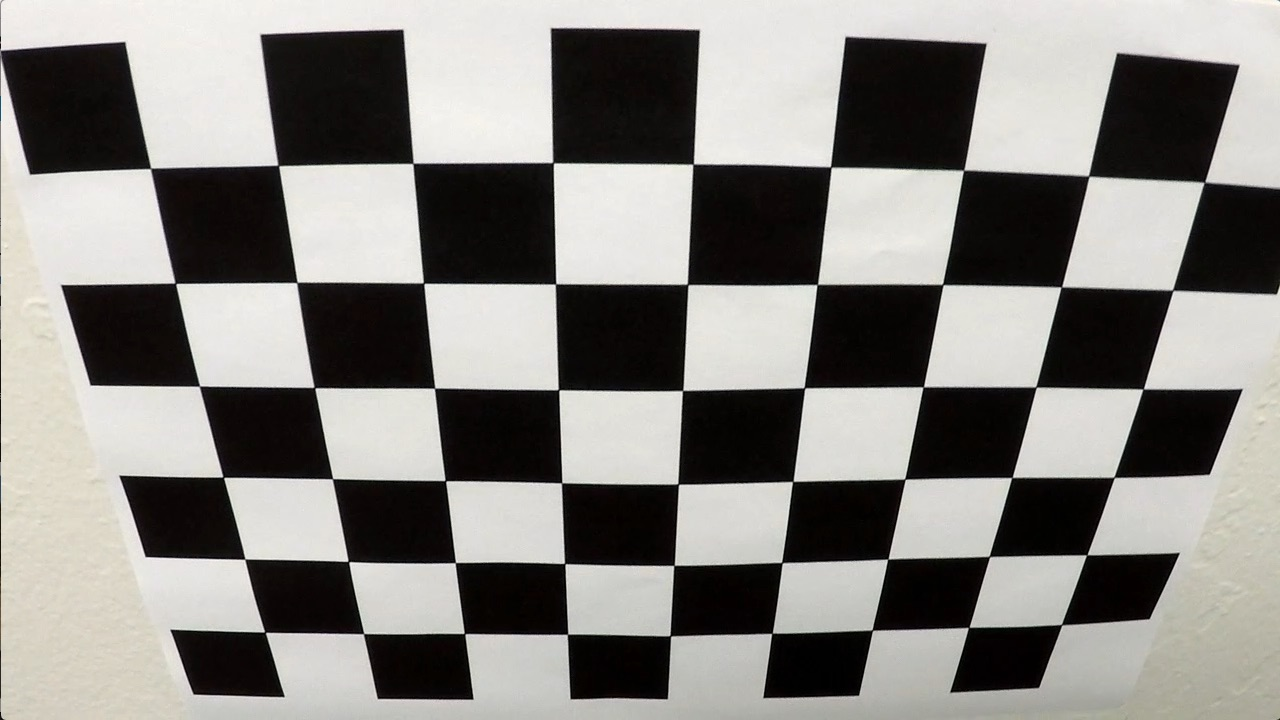
#> input picture camera_cal/test.jpg, 1280 x 720 px
$ python -i image_utils.py   (imports and definitions only)   (older library calls are emulated)
#> lines starting #> are read from the running program, lines starting #| are printed output that depends on the picture; after the words box and inside, x2 and y2 are one past the last pixel; in counts of white or black regions, pixels touching at a corner belong together
import cv2
import numpy as np
import matplotlib.pyplot as plt

# Using the code from the lesson we can define the following functions:

# Absolute thresholding based on the gradient
def abs_sobel_threshold(img, orient='x', thresh= (0, 255)):
    """
    Function that takes in an image and returns a binarized image based on hard
    thresholding of the result of the sobel operator
    """
    # Convert to grayscale
    gray = cv2.cvtColor(img, cv2.COLOR_RGB2GRAY)
    # Apply x or y gradient with the OpenCV Sobel() function
    # and take the absolute value
    if orient == 'x':
        abs_sobel = np.absolute(cv2.Sobel(gray, cv2.CV_64F, 1, 0))
    if orient == 'y':
        abs_sobel = np.absolute(cv2.Sobel(gray, cv2.CV_64F, 0, 1))
    # Rescale back to 8 bit integer
    scaled_sobel = np.uint8(255*abs_sobel/np.max(abs_sobel))
    # Create a copy and apply the threshold
    binary_output = np.zeros_like(scaled_sobel)
    binary_output[(scaled_sobel >= thresh[0]) & (scaled_sobel <= thresh[1])] = 1
    # Return the result
    return binary_output


# Define a function to return the magnitude of the gradient
# for a given sobel kernel size and threshold values
def mag_threshold(img, sobel_kernel=3, thresh=(0, 255)):
    """
    Function that returns a binarized image based on gradient magnitude of the image
    """
    # Convert to grayscale
    gray = cv2.cvtColor(img, cv2.COLOR_RGB2GRAY)
    # Take both Sobel x and y gradients
    sobelx = cv2.Sobel(gray, cv2.CV_64F, 1, 0, ksize=sobel_kernel)
    sobely = cv2.Sobel(gray, cv2.CV_64F, 0, 1, ksize=sobel_kernel)
    # Calculate the gradient magnitude
    gradmag = np.sqrt(sobelx**2 + sobely**2)
    # Rescale to 8 bit
    scale_factor = np.max(gradmag)/255
    gradmag = (gradmag/scale_factor).astype(np.uint8)
    # Create a binary image of ones where threshold is met, zeros otherwise
    binary_output = np.zeros_like(gradmag)
    binary_output[(gradmag >= thresh[0]) & (gradmag <= thresh[1])] = 1
    # Return the binary image
    return binary_output

# Define a function that return a binarized output based on the gradient direction
# threshold
def dir_threshold(img, sobel_kernel=3, thresh=(0, np.pi/2)):
    """
    Function that takes in an image and thresholds and return a gradient directions
    for an image
    """
    # Grayscale
    gray = cv2.cvtColor(img, cv2.COLOR_RGB2GRAY)
    # Calculate the x and y gradients
    sobelx = cv2.Sobel(gray, cv2.CV_64F, 1, 0, ksize=sobel_kernel)
    sobely = cv2.Sobel(gray, cv2.CV_64F, 0, 1, ksize=sobel_kernel)
    # Take the absolute value of the gradient direction,
    # apply a threshold, and create a binary image result
    absgraddir = np.arctan2(np.absolute(sobely), np.absolute(sobelx))
    binary_output =  np.zeros_like(absgraddir)
    binary_output[(absgraddir >= thresh[0]) & (absgraddir <= thresh[1])] = 1
    # Return the binary image
    return binary_output

def S_thresholding(img, thresh = (100,255)):
    """
    Function that takes in an image and return
    """
    hls = cv2.cvtColor(img, cv2.COLOR_RGB2HLS)
    # Get the S channel
    S = hls[:,:,2]
    # Binarize S channel
    binary_output = np.zeros_like(S)
    binary_output[(S > thresh[0]) & (S <= thresh[1])] = 1
    return binary_output


# Create function to create a thresholded image using some of the function above
def generate_binarized(img, ksize = 3, absolute = True, abs_thresh = (150,255),
                                       magnitude = True, mag_thresh = (150,255),
                                       direction = True, dir_thresh = (0,np.pi/2),
                                       color_thresh = (100,255)):
    """
    Function that takes an image as input and return a binarized image
    using the following pipeline :
        - Apply a hard thresholding on the **Sobel operator**
        - Apply a gradient magnitude thresholding
        - Apply gradient direction thresholding
        - Transform image in the HLS color space and apply S channel thresholding
    """
    gradx = abs_sobel_threshold(img, orient='x', thresh=abs_thresh)
    grady = abs_sobel_threshold(img, orient='y', thresh=abs_thresh)
    mag_binary = mag_threshold(img, sobel_kernel=ksize, thresh= mag_thresh)
    dir_binary = dir_threshold(img, sobel_kernel=ksize, thresh=dir_thresh)

    combined = np.zeros_like(gradx)

    # I chose to implement the if else regarding the choice of the thresholds after
    # computing all elements.
    # It is not optimized, but the fastest to implement. Will come back to it if needed.
    if absolute == True and magnitude == False and direction == False:
        combined[((gradx == 1) & (grady == 1))] = 1
    if absolute == False and magnitude == True and direction == False:
        combined[(mag_binary == 1)] = 1
    if absolute == False and magnitude == False and direction == True:
        combined[(dir_binary == 1)] = 1
    if absolute == True and magnitude == True and direction == False:
        combined[((gradx == 1) & (grady == 1)) | (mag_binary == 1)] = 1
    if absolute == True and magnitude == False and direction == True:
        combined[((gradx == 1) & (grady == 1)) | (dir_binary == 1)] = 1
    if absolute == False and magnitude == True and direction == True:
        combined[((mag_binary == 1) & (dir_binary == 1))] = 1
    if absolute == True and magnitude == True and direction == True:
        combined[((gradx == 1) & (grady == 1)) | ((mag_binary == 1) & (dir_binary == 1))] = 1

    # Now, let us add some color thresholding using the HLS color space
    # Based on the lesson, as well as my impression I decided to keep using the
    # S channel
    s_contrib = S_thresholding(img, thresh = color_thresh)

    # Stack each channel to view their individual contributions in green and blue respectively
    # This returns a stack of the two binary images, whose components you can see as different colors
    contribs_binary = np.dstack(( np.zeros_like(s_contrib), s_contrib, combined)) * 255

    # Combine the two binary thresholds
    grad_color_binary = np.zeros_like(s_contrib)
    grad_color_binary[(s_contrib == 1) | (combined == 1)] = 1

    return contribs_binary, grad_color_binary


# [241 lines left out: functions warper, find_lane_pixels, fit_polynomial, search_around_poly, measure_curvature, lane_back_to_image, not called in this run]

>>> import cv2
>>> picture = cv2.cvtColor(cv2.imread('camera_cal/test.jpg'), cv2.COLOR_BGR2RGB)
>>> result = generate_binarized(picture)
#> in generate_binarized, `gradx = abs_sobel_threshold(img, orient='x', thresh=abs_thresh)`: gradx: shape (720, 1280); values 0 (black) and 1 (white), 1% white in thin lines or dots
#> in generate_binarized, `grady = abs_sobel_threshold(img, orient='y', thresh=abs_thresh)`:
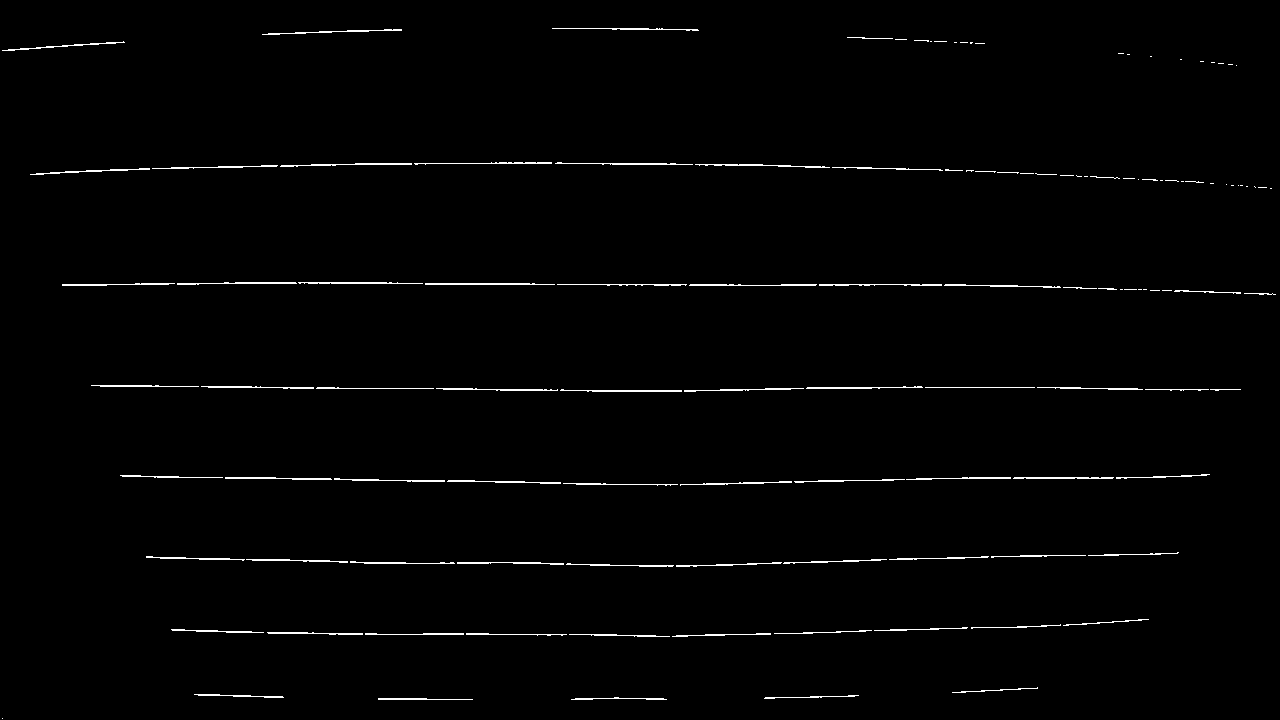
#> grady: shape (720, 1280); values 0 (black) and 1 (white), 1.2% white in thin lines or dots
#> in mag_threshold, `scale_factor = np.max(gradmag)/255`: scale_factor = 3.78
#> in generate_binarized, `mag_binary = mag_threshold(img, sobel_kernel=ksize, thresh= mag_thresh)`: mag_binary: shape (720, 1280); values 0 (black) and 1 (white), 2.1% white in thin lines or dots
#> in dir_threshold, `absgraddir = np.arctan2(np.absolute(sobely), np.absolute(sobelx))`:
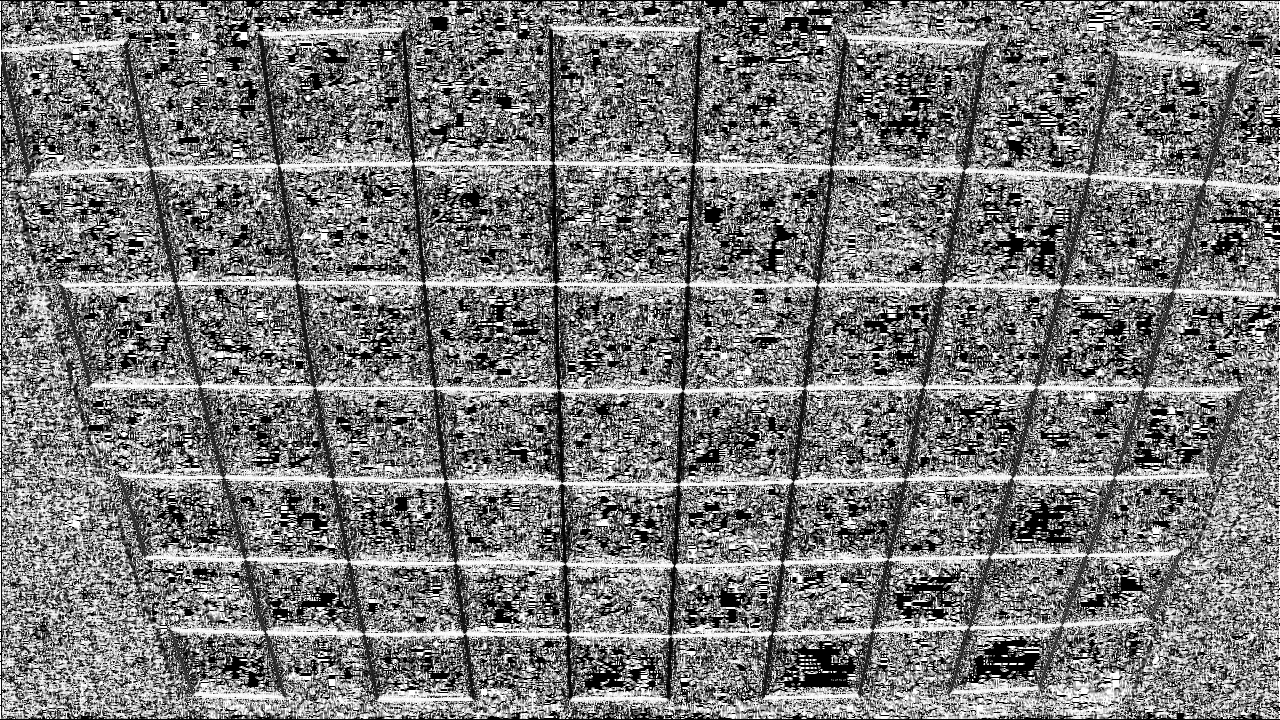
#> absgraddir: shape (720, 1280) float64; min 0, max 1.57, mean 0.756; drawn with min black and max white
#> in generate_binarized, `dir_binary = dir_threshold(img, sobel_kernel=ksize, thresh=dir_thresh)`: dir_binary: shape (720, 1280) float64; every value is 1
#> in S_thresholding, `hls = cv2.cvtColor(img, cv2.COLOR_RGB2HLS)`: hls: shape (720, 1280, 3); mean of channels 0, 1, 2 30.9, 131.7, 45
#> in S_thresholding, `S = hls[:,:,2]`:
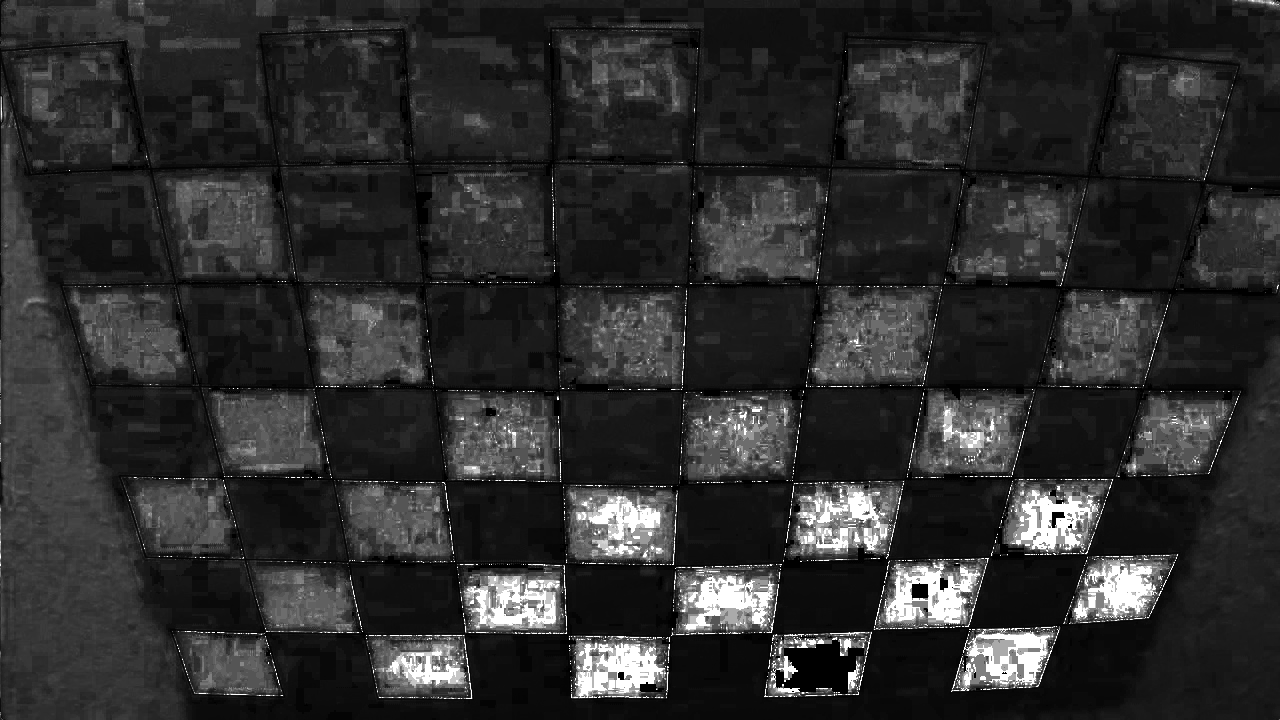
#> S: shape (720, 1280); min 0, max 255, mean 45
#> in generate_binarized, `s_contrib = S_thresholding(img, thresh = color_thresh)`: s_contrib: shape (720, 1280); values 0 (black) and 1 (white), 7.6% white; 2556 white regions (2379 under 20 px), largest, box (x1, y1, x2, y2) and area: (791, 485, 896, 555) 5037, (570, 490, 668, 562) 4768, (678, 566, 776, 635) 4671
#> in generate_binarized, `contribs_binary = np.dstack(( np.zeros_like(s_contrib), s_contrib, com..`:
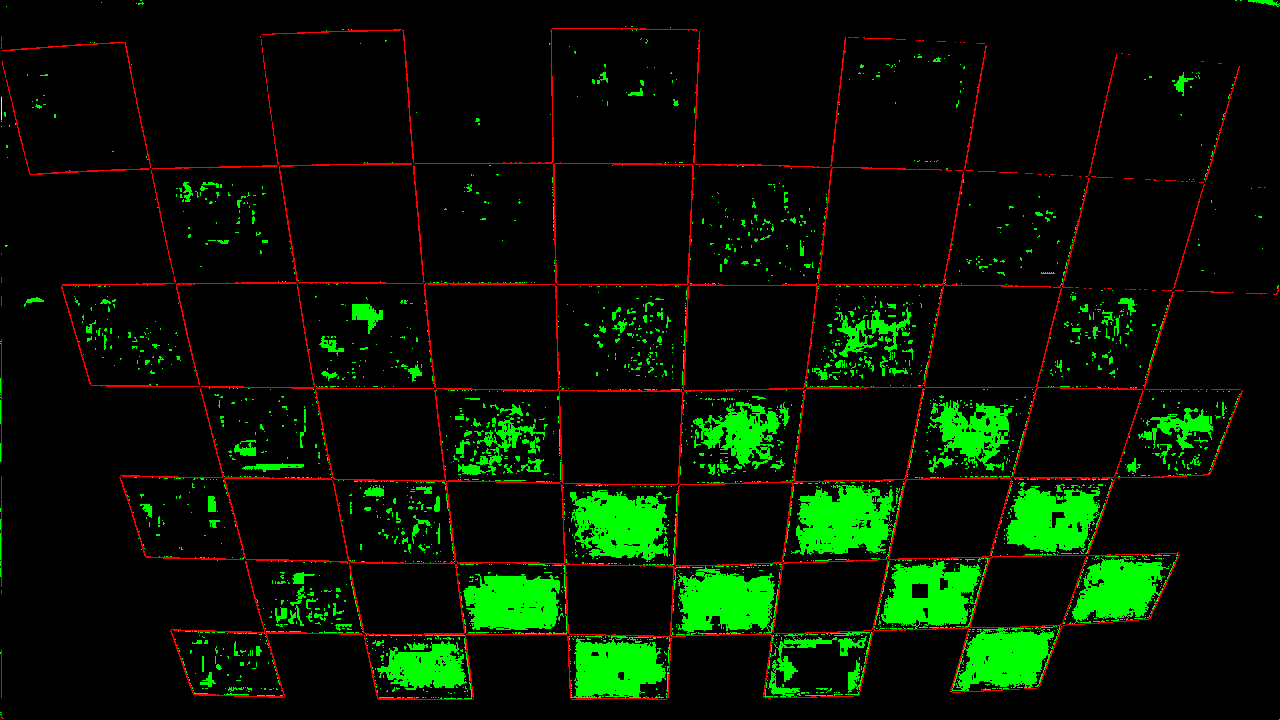
#> contribs_binary: shape (720, 1280, 3); mean of channels 0, 1, 2 0, 19.3, 5.4; drawn as B, G, R

$ run again, on camera_cal/calibration1.jpg
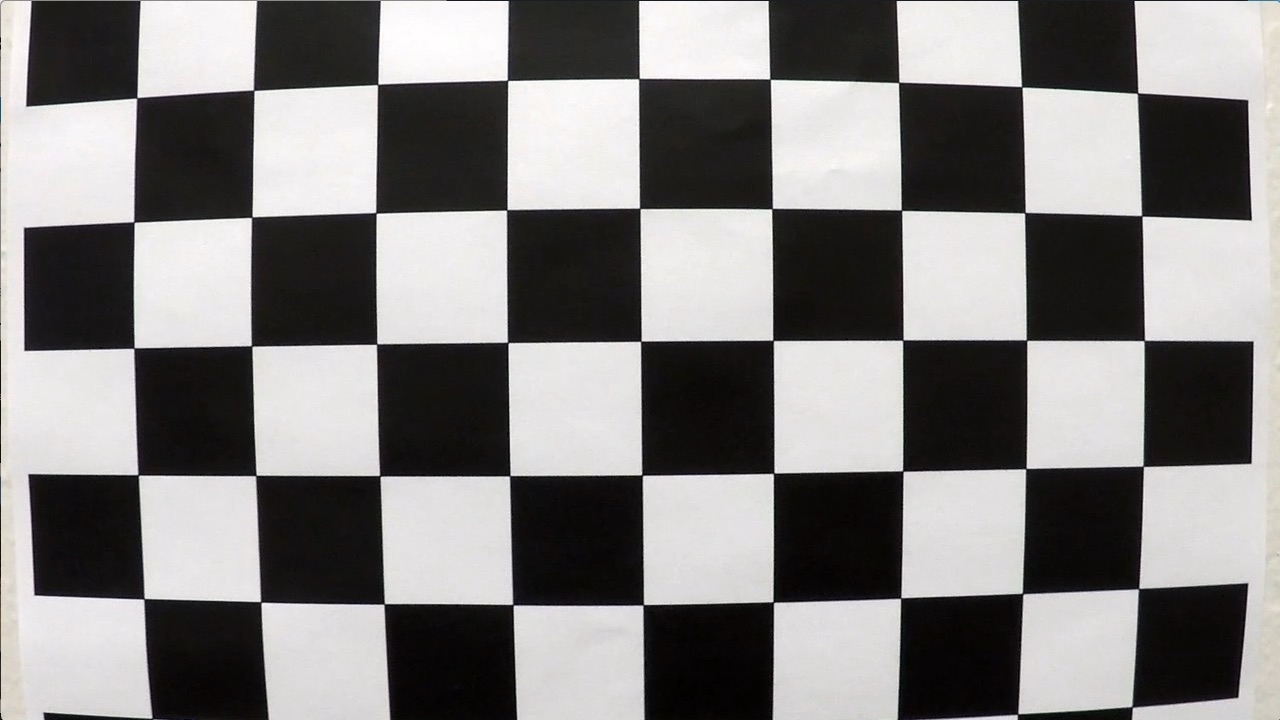
#> input picture camera_cal/calibration1.jpg, 1280 x 720 px
#> gradx: shape (720, 1280); values 0 (black) and 1 (white), 1.2% white in thin lines or dots
#> in generate_binarized, `grady = abs_sobel_threshold(img, orient='y', thresh=abs_thresh)`:
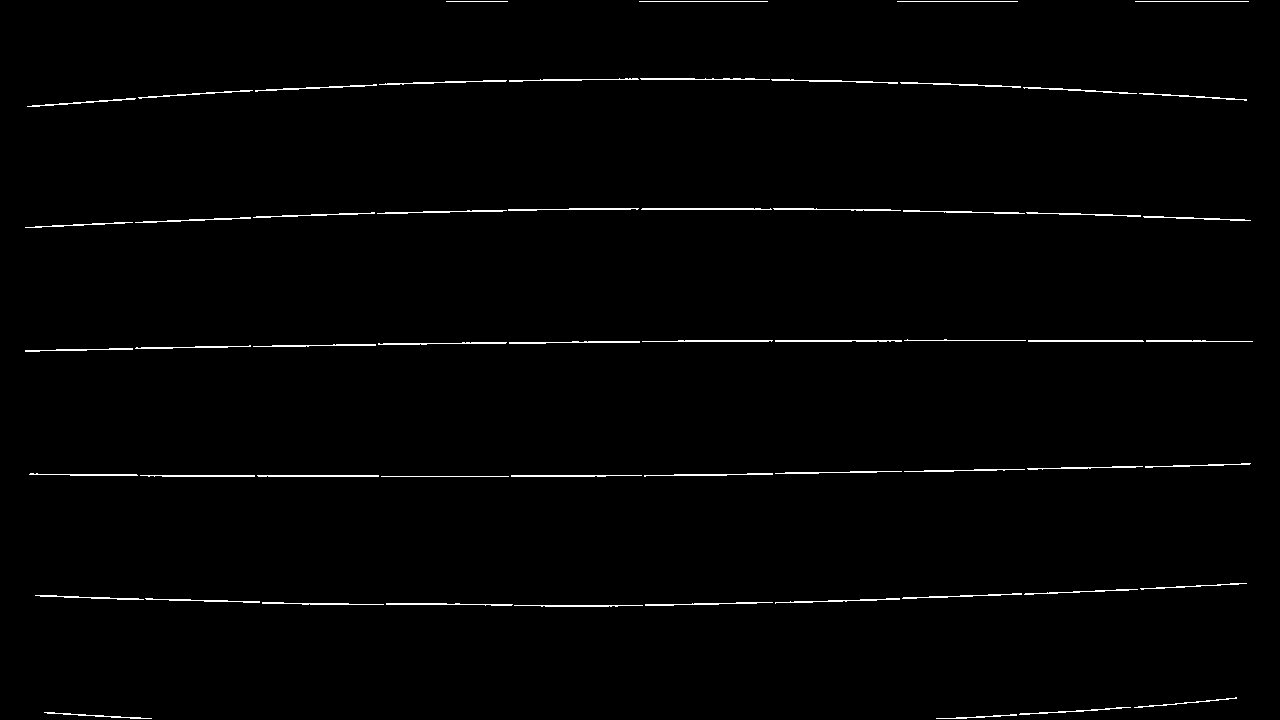
#> grady: shape (720, 1280); values 0 (black) and 1 (white), 1.2% white in thin lines or dots
#> scale_factor = 3.7
#> mag_binary: shape (720, 1280); values 0 (black) and 1 (white), 2.3% white in thin lines or dots
#> dir_binary: shape (720, 1280) float64; every value is 1
#> hls: shape (720, 1280, 3); mean of channels 0, 1, 2 82.1, 128.9, 22.5
#> s_contrib: shape (720, 1280); values 0 (black) and 1 (white), 1.1% white; 1047 white regions (972 under 20 px), largest, box (x1, y1, x2, y2) and area: (385, 17, 461, 62) 1735, (736, 664, 766, 718) 744, (656, 676, 697, 701) 538
#> in generate_binarized, `contribs_binary = np.dstack(( np.zeros_like(s_contrib), s_contrib, com..`:
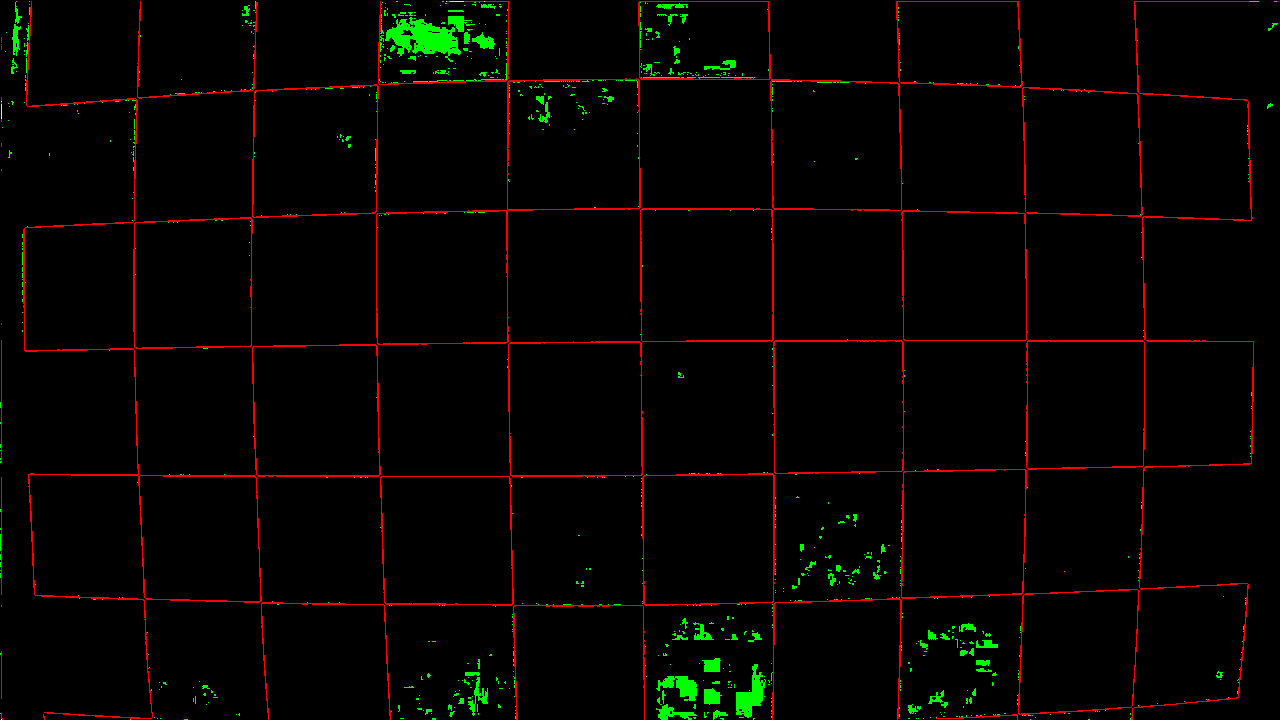
#> contribs_binary: shape (720, 1280, 3); mean of channels 0, 1, 2 0, 2.8, 5.9; drawn as B, G, R
